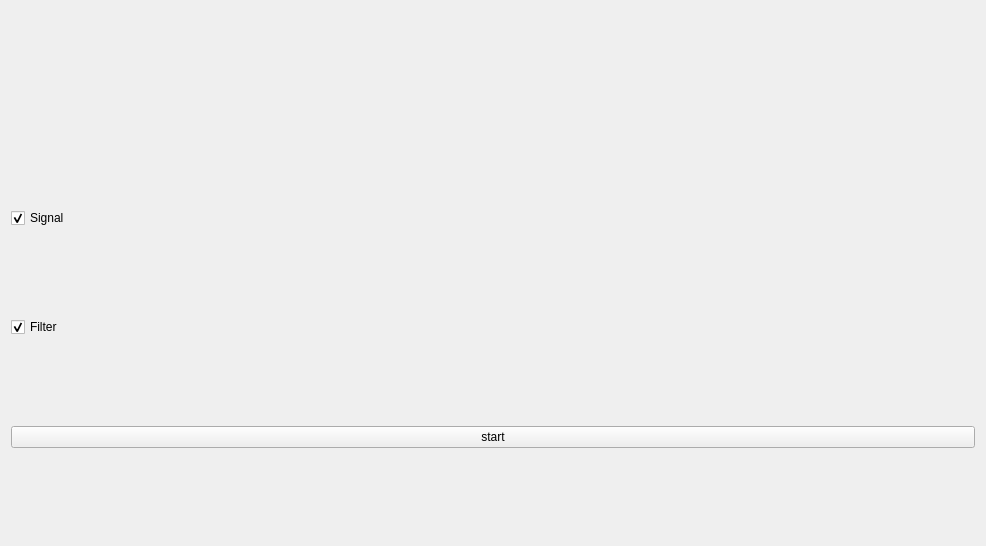
<?xml version="1.0" encoding="UTF-8"?>
<ui version="4.0">
 <class>Widget</class>
 <widget class="QWidget" name="Widget">
  <property name="geometry">
   <rect>
    <x>0</x>
    <y>0</y>
    <width>986</width>
    <height>546</height>
   </rect>
  </property>
  <property name="windowTitle">
   <string>Widget</string>
  </property>
  <layout class="QVBoxLayout" name="verticalLayout">
   <item>
    <widget class="QLabel" name="label">
     <property name="maximumSize">
      <size>
       <width>16777215</width>
       <height>25</height>
      </size>
     </property>
     <property name="styleSheet">
      <string notr="true">color: rgb(255, 0, 0);</string>
     </property>
     <property name="text">
      <string/>
     </property>
    </widget>
   </item>
   <item>
    <layout class="QHBoxLayout" name="horizontalFrame"/>
   </item>
   <item>
    <widget class="QCheckBox" name="checkBox">
     <property name="text">
      <string>Signal</string>
     </property>
     <property name="checked">
      <bool>true</bool>
     </property>
    </widget>
   </item>
   <item>
    <widget class="QCheckBox" name="checkBox_2">
     <property name="text">
      <string>Filter</string>
     </property>
     <property name="checked">
      <bool>true</bool>
     </property>
    </widget>
   </item>
   <item>
    <widget class="QPushButton" name="pushButton">
     <property name="text">
      <string>start</string>
     </property>
    </widget>
   </item>
  </layout>
 </widget>
 <resources/>
 <connections/>
</ui>
